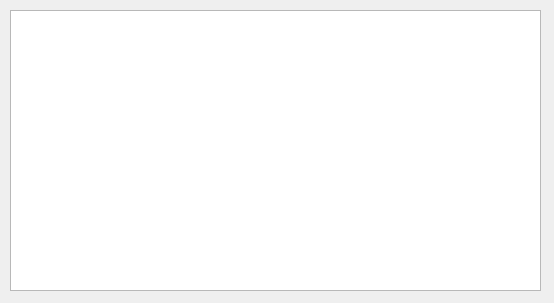
<?xml version="1.0" encoding="UTF-8"?>
<ui version="4.0">
 <class>subscription</class>
 <widget class="QWidget" name="subscription">
  <property name="geometry">
   <rect>
    <x>0</x>
    <y>0</y>
    <width>554</width>
    <height>303</height>
   </rect>
  </property>
  <property name="windowTitle">
   <string>Form</string>
  </property>
  <property name="windowIcon">
   <iconset resource="rc.qrc">
    <normaloff>:/emqlogo.png</normaloff>:/emqlogo.png</iconset>
  </property>
  <widget class="QPlainTextEdit" name="msgShow">
   <property name="geometry">
    <rect>
     <x>10</x>
     <y>10</y>
     <width>531</width>
     <height>281</height>
    </rect>
   </property>
   <property name="styleSheet">
    <string notr="true">font: 9pt &quot;微软雅黑&quot;;</string>
   </property>
  </widget>
 </widget>
 <resources>
  <include location="rc.qrc"/>
 </resources>
 <connections/>
</ui>
